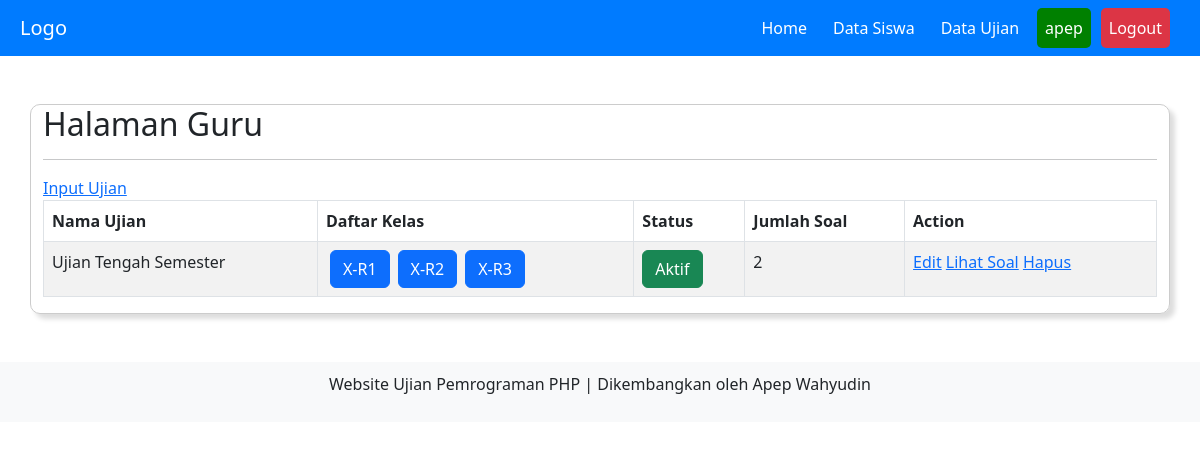
The page /guru/home.php (signed in) on the database its author committed.
### tables this page shows
CREATE TABLE `ujian` (
  `id_ujian` int(11) NOT NULL,
  `nama_ujian` varchar(50) NOT NULL,
  `status` varchar(15) NOT NULL,
  `id_guru` int(11) NOT NULL
);

CREATE TABLE `ujian_kelas` (
  `id_ujian_kelas` int(11) NOT NULL,
  `id_ujian` int(11) NOT NULL,
  `id_kelas` int(11) NOT NULL
);

CREATE TABLE `kelas` (
  `id_kelas` int(11) NOT NULL,
  `nama_kelas` varchar(10) NOT NULL,
  `status` enum('aktif','nonaktif') NOT NULL,
  `id_guru` int(11) NOT NULL
);

### guru/ujian.php (the view)
<a href="home.php?page=input_ujian">Input Ujian</a>
<table id="myTable" class="table table-striped table-bordered" style="width:100%">
    <thead>
        <tr>
            <th>Nama Ujian</th>
            <th>Daftar Kelas</th>
            <th>Status</th>
            <th>Jumlah Soal</th>
            <th>Action</th>
        </tr>
    </thead>
    <tbody>
        <?php
        $id_guru = $_SESSION['id_guru'];
        $qry_ujian = mysqli_query($koneksi, "SELECT * FROM ujian WHERE id_guru = '$id_guru'");
        while ($data_ujian = mysqli_fetch_assoc($qry_ujian)) {
        ?>
            <tr>
                <td><?= $data_ujian['nama_ujian']; ?></td>
                <td>
                    <?php
                    $query_kelas = mysqli_query($koneksi, "SELECT ujian_kelas.id_ujian_kelas, kelas.nama_kelas
                        FROM ujian_kelas
                        INNER JOIN kelas ON ujian_kelas.id_kelas = kelas.id_kelas
                        WHERE ujian_kelas.id_ujian = '$data_ujian[id_ujian]'
                        ORDER BY ujian_kelas.id_kelas ASC");
                    while ($data_kelas = mysqli_fetch_assoc($query_kelas)) {
                        echo "<span class='btn btn-primary mx-1'>{$data_kelas['nama_kelas']}</span>";
                    }
                    ?>
                </td>
                <td>
                    <?php
                    if ($data_ujian['status'] == 'aktif') {
                        $class = 'btn-success';
                    } else {
                        $class = 'btn-warning';
                    }
                    echo "<span class='btn {$class}'>" . ucwords($data_ujian['status']) . "</span>"; ?>
                </td>
                <td>
                    <?php
                    $qry_Soal = mysqli_query($koneksi, "SELECT soal FROM soal WHERE id_ujian='$data_ujian[id_ujian]'");
                    $jmlh_soal = mysqli_num_rows($qry_Soal);
                    echo $jmlh_soal;
                    ?>
                </td>
                <td>
                    <?= "<a href='home.php?page=soal&id_ujian=" . $data_ujian['id_ujian'] . "'>Edit</a>" ?>
                    <?= "<a href='home.php?page=soal&id_ujian=" . $data_ujian['id_ujian'] . "'>Lihat Soal</a>" ?>
                    <a href="hapus_ujian.php?id_ujian=<?= $data_ujian['id_ujian']; ?>" onclick="return confirm('Data ujian akan dihapus! Lanjutkan?')">Hapus</a>
                </td>
            </tr>
        <?php
        }
        ?>
    </tbody>
</table>

### rows shown on the page
ujian: nama_ujian "Ujian Tengah Semester", status "Aktif", jmlh_soal "2"
ujian_kelas: id_kelas.nama_kelas "X-R1"
ujian_kelas: id_kelas.nama_kelas "X-R2"
ujian_kelas: id_kelas.nama_kelas "X-R3"

### other values the page prints
$_SESSION["username"] "apep"
